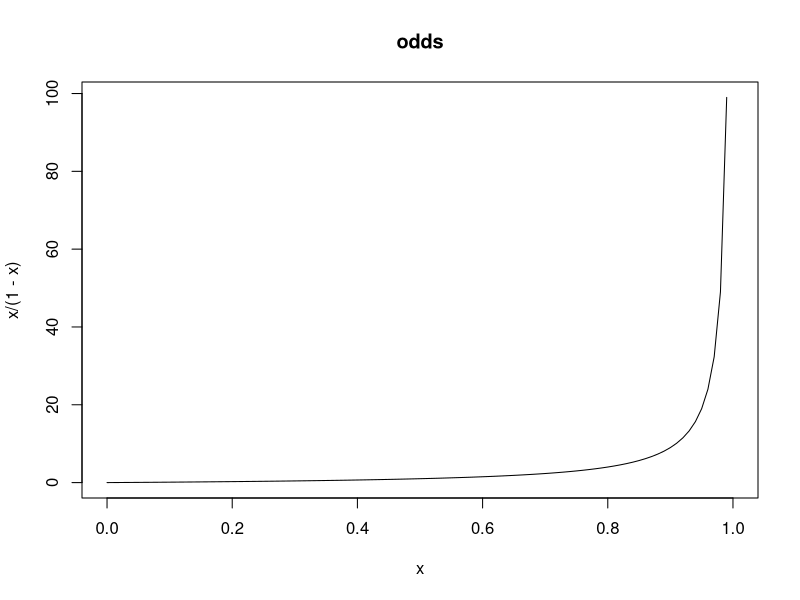
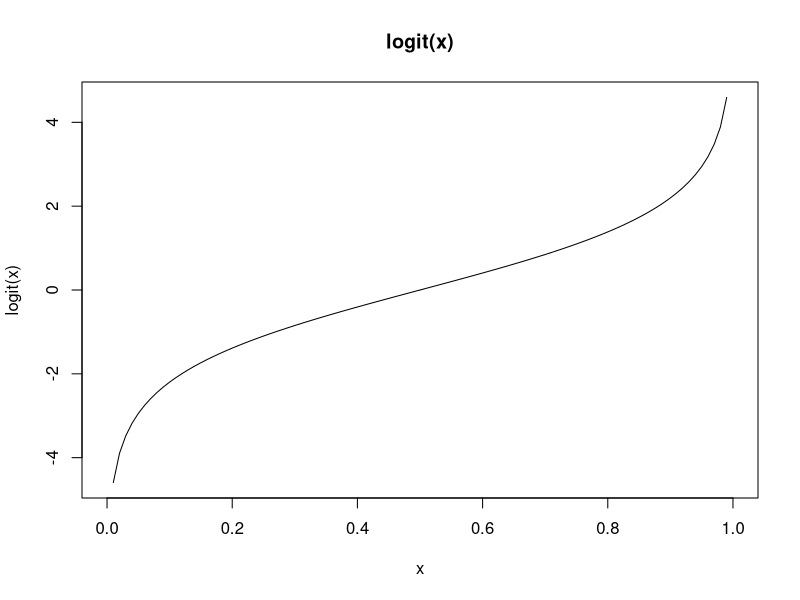
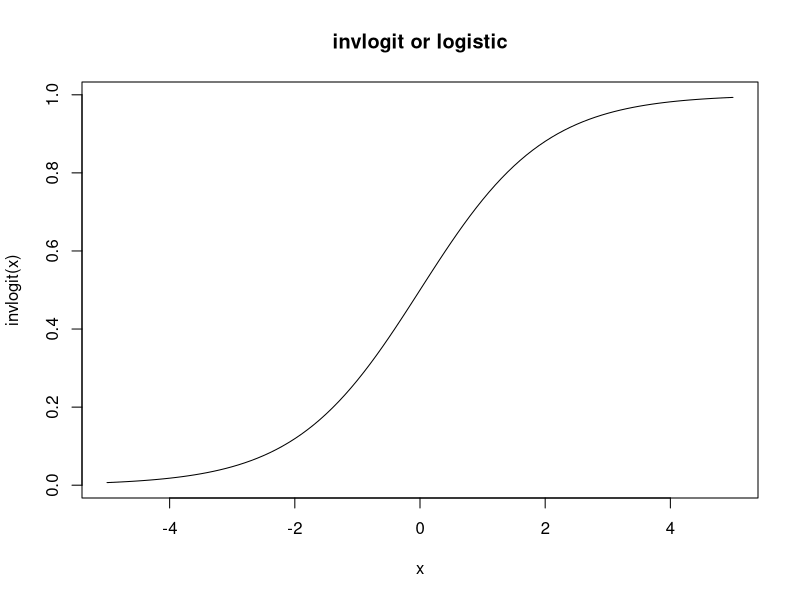
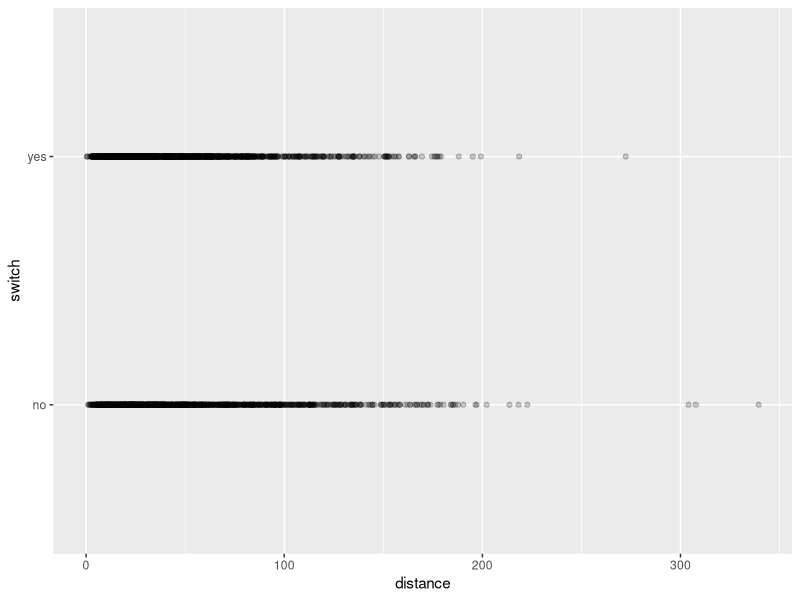
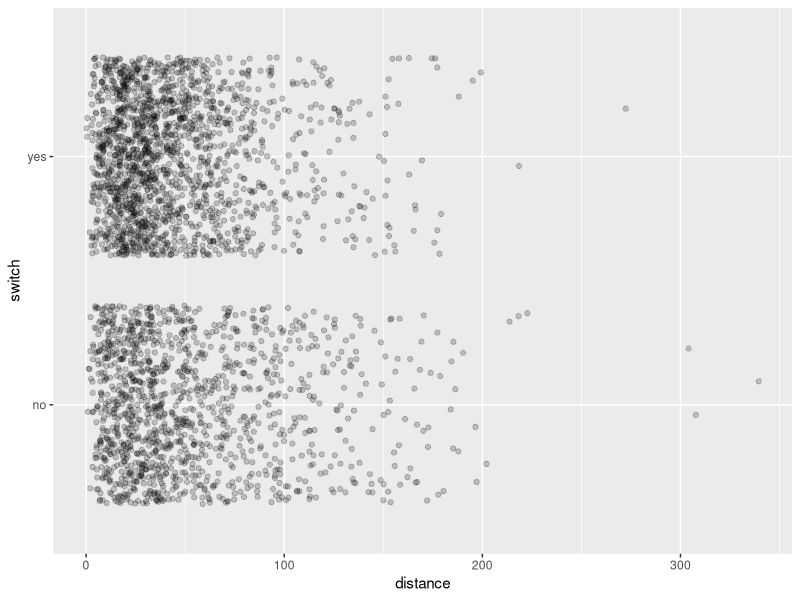
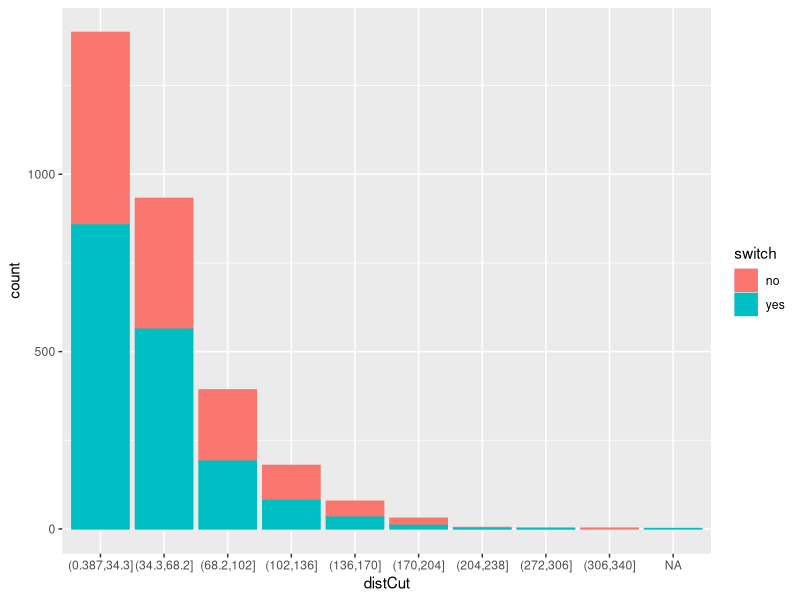
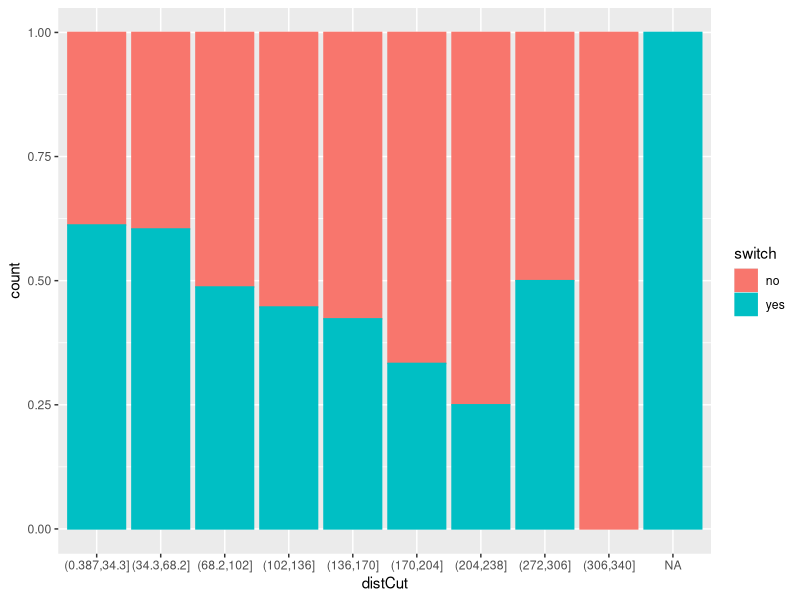
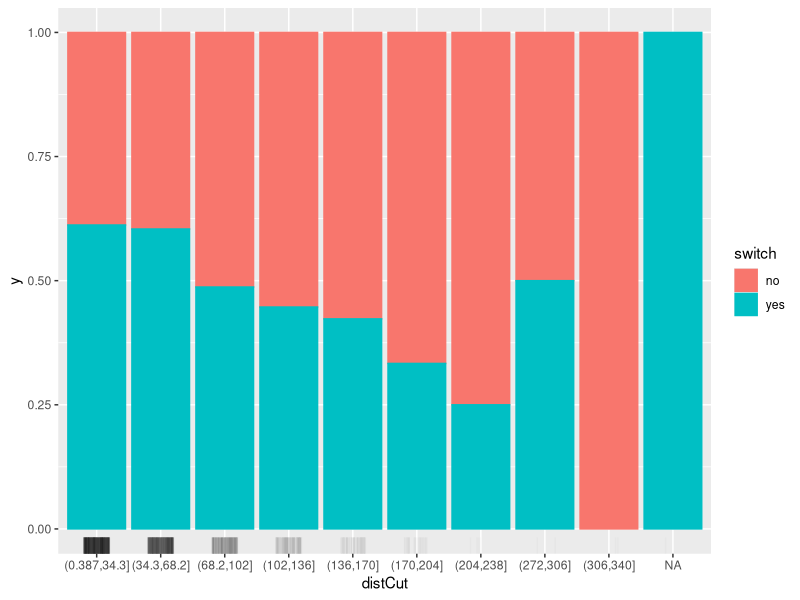

Write R code to recreate these figures, in order.
## ---- chunk 1
knitr::opts_chunk$set(echo = TRUE)
## ---- chunk 2
library(arm)
invlogit
logit
curve(x/(1-x), xlim=c(0,1), main='odds')
curve(logit(x), xlim=c(0,1), main='logit(x)')
curve(invlogit(x), xlim=c(-5,5), main='invlogit or logistic')
## ---- chunk 3
data(Wells, package='carData')
summary(Wells)
## ---- chunk 4
library(ggplot2)
ggplot(data=Wells) + geom_point(aes(x=distance, y=switch), alpha=0.2)
ggplot(data=Wells) + geom_jitter(aes(x=distance, y=switch), alpha=0.2) 
## ---- chunk 5
library(dplyr)
Wells_cut <- 
  Wells %>% summarise(min = min(distance), max = max(distance), by = (max-min)/10)  
Wells <- 
  Wells %>% mutate(distCut = cut(distance, 
                                 breaks=seq(Wells_cut$min, Wells_cut$max, Wells_cut$by))) 
ggplot(data=Wells, aes(x=distCut, col=switch, fill=switch)) + geom_bar()
ggplot(data=Wells, aes(x=distCut, col=switch, fill=switch)) + geom_bar(position = "fill" )
ggplot(data=Wells, aes(x=distCut, col=switch, fill=switch)) + geom_bar(position = "fill" ) + 
  geom_rug(aes(x=distCut, y=0.5), position=position_jitter(width=0.2), alpha=0.02, sides='b', col='black')
## ---- chunk 6
library(dplyr)
Wells_cut <- 
  Wells %>% summarise(min = min(distance), max = max(distance), by = (max-min)/5)  
Wells <- 
  Wells %>% mutate(distCut = cut(distance, 
                                 breaks=seq(Wells_cut$min, Wells_cut$max, Wells_cut$by))) 
ggplot(data=Wells, aes(x=distCut, col=switch, fill=switch)) + geom_bar()
ggplot(data=Wells, aes(x=distCut, col=switch, fill=switch)) + geom_bar(position = "fill" )
ggplot(data=Wells, aes(x=distCut, col=switch, fill=switch)) + geom_bar(position = "dodge" ) +
  scale_y_log10()
## ---- chunk 7
fit0 <- glm(switch ~ distance, family=binomial(link="logit"), 
            data=Wells)
fit0 # 계수 및 model fit(Null Deviance, Residual Deviance, AIC) 확인
## ---- chunk 8
summary(fit0)
coef(fit0)
confint(fit0)

newdat = data.frame(distance = seq(0, 500, 10))
predy <- predict(fit0, newdata=newdat, type='link', se.fit=TRUE)
head(predy) # predy$fit, $se.fit, 
prob = 0.95
predy$lwr <- predy$fit + qnorm((1-prob)/2)*predy$se.fit
predy$upr <- predy$fit + qnorm(1-(1-prob)/2)*predy$se.fit

dfPredy <- data.frame(predy)
dfPredy$distance <- newdat$distance

library(arm)
dfPredy <- 
  dfPredy %>% mutate(lwr = invlogit(lwr),
                     upr = invlogit(upr),
                     fit = invlogit(fit))
## ---- chunk 9
library(effects)
eff <- effect("distance", fit0)
plot(eff, type='response') # type = "rescale", "response", "link"
#plot(eff, family="bionomial")

#effAll <- allEffects(fit0)
#plot(effAll, type='response')

Wells <- Wells %>% mutate(switchnum = ifelse(switch=="yes", 1, 0))
ggplot(data=Wells) + geom_jitter(aes(x=distance, y=switchnum), alpha=0.2, height=0.05) +
  geom_line(data=dfPredy, aes(x=distance, y=fit)) + 
  geom_ribbon(data=dfPredy %>% arrange(distance), aes(x=distance, y=fit, ymin=lwr, ymax=upr), alpha=0.2) 
#ggplot(data=Wells) + geom_jitter(aes(x=distance, y=switchnum), alpha=0.2, height=0.05) +
#  geom_line(data=dfPredy, aes(x=distance, y=fit)) + 
#  geom_ribbon(data=dfPredy %>% arrange(distance), aes(x=distance, y=fit, ymin=lwr, ymax=upr), alpha=0.2) +
#  xlim(-100, 500)

## ---- chunk 10
plot(fit0)
## ---- chunk 11
binnedplot(fitted(fit0), 
           residuals(fit0, type = "response"),
# type should be one of 'deviance', 'pearson', 'working', 'repsonse', 'partial'
           nclass = NULL, 
           xlab = "Expected Values", 
           ylab = "Average residual", 
           main = "Binned residual plot", 
           cex.pts = 0.8, 
           col.pts = 1, 
           col.int = "gray") 

## ---- chunk 12
fitA <- glm(switch ~ association, family=binomial(link="logit"), data=Wells)
summary(fitA)
coef(fitA)
confint(fitA)

eff <- effect("association", fitA)
plot(eff) # type = "rescale", "response", "link"
            
fitB <- glm(switch ~ distance + association, family=binomial(link="logit"), 
            data=Wells)
summary(fitB)
coef(fitB)
confint(fitB)

eff <- allEffects(fitB)
plot(eff, type='response') # type = "rescale", "response", "link"

#eff <- effect("distance", fitB)
#plot(eff, type='response') # type = "rescale", "response", "link"

fitC <- glm(switch ~ distance * association, family=binomial(link="logit"), 
            data=Wells)
summary(fitC)
coef(fitC)
confint(fitC)

eff <- allEffects(fitC)
plot(eff, type='response') # type = "rescale", "response", "link"

eff2 <- effect("distance*association", fitC)
#plot(eff2, type='response')
plot(eff2, type='response', multiline=TRUE)
plot(eff2, type='response', multiline=TRUE, confint=list(style='bands'))
## ---- chunk 13
data('GermanCredit', package='caret')
fit0 <- glm(Class ~ Age, data=GermanCredit, family=binomial)
library(arm)
binnedplot(fitted(fit0), 
           residuals(fit0, type = "response"),
# type should be one of 'deviance', 'pearson', 'working', 'repsonse', 'partial'
           nclass = NULL, 
           xlab = "Expected Values", 
           ylab = "Average residual", 
           main = "Binned residual plot", 
           cex.pts = 0.8, 
           col.pts = 1, 
           col.int = "gray") 
summary(fit0)

#plot(allEffects(fit0), type='rescale')
plot(allEffects(fit0), type='response')
#plot(allEffects(fit0), type='link')

#plot(effect('Age', fit0),  type='rescale')
#plot(effect('Age', fit0),  type='response')
#plot(effect('Age', fit0),  type='link')
## ---- chunk 14
fit1 <- glm(Class ~ Age + Housing.Rent, data=GermanCredit, family=binomial)
library(arm)
binnedplot(fitted(fit1), 
           residuals(fit1, type = "response"),
# type should be one of 'deviance', 'pearson', 'working', 'repsonse', 'partial'
           nclass = NULL, 
           xlab = "Expected Values", 
           ylab = "Average residual", 
           main = "Binned residual plot", 
           cex.pts = 0.8, 
           col.pts = 1, 
           col.int = "gray") 

summary(fit1)

#plot(allEffects(fit1), type='rescale')
plot(allEffects(fit1), type='response')

#plot(allEffects(fit1), type='link')

#plot(effects('Age*Housing.Rent', fit1),  type='response')
plot(allEffects(fit1), type='response', multiline=TRUE, confint=list(style='bands'))
## ---- chunk 15

fit2 <- glm(Class ~ Age * Housing.Rent, data=GermanCredit, family=binomial)
library(arm)
binnedplot(fitted(fit2), 
           residuals(fit2, type = "response"),
# type should be one of 'deviance', 'pearson', 'working', 'repsonse', 'partial'
           nclass = NULL, 
           xlab = "Expected Values", 
           ylab = "Average residual", 
           main = "Binned residual plot", 
           cex.pts = 0.8, 
           col.pts = 1, 
           col.int = "gray") 

summary(fit2)

#plot(allEffects(fit1), type='rescale')
plot(allEffects(fit2), type='response')
plot(allEffects(fit2), type='response', multiline=TRUE)
#plot(allEffects(fit1), type='link')

#plot(effects('Age*Housing.Rent', fit2),  type='response')
## ---- chunk 16
fit0 <- glm(switch ~ distance, family=binomial(link="logit"), 
            data=Wells)
pred <- predict(fit0, type='link') > 0
pred <- ifelse(pred == TRUE, "yes", "no")
pred <- factor(pred, levels = c('no', 'yes'))
table(pred, Wells$switch)
library(caret)
confusionMatrix(pred, Wells$switch, positive='yes')
